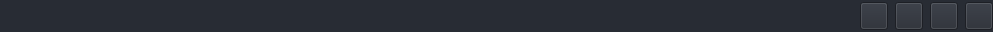
        <widget class="QFrame" name="frame_4">
         <property name="maximumSize">
          <size>
           <width>16777215</width>
           <height>32</height>
          </size>
         </property>
         <property name="styleSheet">
          <string notr="true">background-color: rgb(40, 44, 52);</string>
         </property>
         <property name="frameShape">
          <enum>QFrame::NoFrame</enum>
         </property>
         <property name="frameShadow">
          <enum>QFrame::Raised</enum>
         </property>
         <property name="lineWidth">
          <number>0</number>
         </property>
         <layout class="QHBoxLayout" name="horizontalLayout_3">
          <property name="spacing">
           <number>7</number>
          </property>
          <property name="leftMargin">
           <number>0</number>
          </property>
          <property name="topMargin">
           <number>0</number>
          </property>
          <property name="rightMargin">
           <number>0</number>
          </property>
          <property name="bottomMargin">
           <number>0</number>
          </property>
          <item>
           <widget class="QLabel" name="label_2">
            <property name="maximumSize">
             <size>
              <width>114</width>
              <height>20</height>
             </size>
            </property>
            <property name="lineWidth">
             <number>0</number>
            </property>
            <property name="text">
             <string/>
            </property>
            <property name="pixmap">
             <pixmap>../trainApp_oxin/images/images/whitew.png</pixmap>
            </property>
            <property name="scaledContents">
             <bool>true</bool>
            </property>
            <property name="margin">
             <number>-5</number>
            </property>
            <property name="indent">
             <number>-1</number>
            </property>
           </widget>
          </item>
          <item>
           <spacer name="horizontalSpacer">
            <property name="orientation">
             <enum>Qt::Horizontal</enum>
            </property>
            <property name="sizeHint" stdset="0">
             <size>
              <width>846</width>
              <height>20</height>
             </size>
            </property>
           </spacer>
          </item>
          <item>
           <layout class="QHBoxLayout" name="horizontalLayout_2">
            <item>
             <widget class="QPushButton" name="helpButton">
              <property name="minimumSize">
               <size>
                <width>28</width>
                <height>28</height>
               </size>
              </property>
              <property name="maximumSize">
               <size>
                <width>28</width>
                <height>28</height>
               </size>
              </property>
              <property name="cursor">
               <cursorShape>PointingHandCursor</cursorShape>
              </property>
              <property name="toolTip">
               <string>Help</string>
              </property>
              <property name="text">
               <string/>
              </property>
              <property name="icon">
               <iconset>
                <normaloff>UI/images/icons/icon_help.png</normaloff>UI/images/icons/icon_help.png</iconset>
              </property>
              <property name="iconSize">
               <size>
                <width>17</width>
                <height>17</height>
               </size>
              </property>
             </widget>
            </item>
            <item>
             <widget class="QPushButton" name="miniButton">
              <property name="minimumSize">
               <size>
                <width>28</width>
                <height>28</height>
               </size>
              </property>
              <property name="maximumSize">
               <size>
                <width>28</width>
                <height>28</height>
               </size>
              </property>
              <property name="cursor">
               <cursorShape>PointingHandCursor</cursorShape>
              </property>
              <property name="toolTip">
               <string>Minimize</string>
              </property>
              <property name="text">
               <string/>
              </property>
              <property name="icon">
               <iconset>
                <normaloff>images/icons/icon_minimize.png</normaloff>images/icons/icon_minimize.png</iconset>
              </property>
              <property name="iconSize">
               <size>
                <width>20</width>
                <height>20</height>
               </size>
              </property>
             </widget>
            </item>
            <item>
             <widget class="QPushButton" name="maxiButton">
              <property name="minimumSize">
               <size>
                <width>28</width>
                <height>28</height>
               </size>
              </property>
              <property name="maximumSize">
               <size>
                <width>28</width>
                <height>28</height>
               </size>
              </property>
              <property name="font">
               <font>
                <family>Segoe UI</family>
                <pointsize>10</pointsize>
                <weight>50</weight>
                <italic>false</italic>
                <bold>false</bold>
                <stylestrategy>PreferDefault</stylestrategy>
               </font>
              </property>
              <property name="cursor">
               <cursorShape>PointingHandCursor</cursorShape>
              </property>
              <property name="toolTip">
               <string>Maximize</string>
              </property>
              <property name="text">
               <string/>
              </property>
              <property name="icon">
               <iconset>
                <normaloff>images/icons/icon_maximize.png</normaloff>images/icons/icon_maximize.png</iconset>
              </property>
              <property name="iconSize">
               <size>
                <width>20</width>
                <height>20</height>
               </size>
              </property>
             </widget>
            </item>
            <item>
             <widget class="QPushButton" name="closeButton">
              <property name="minimumSize">
               <size>
                <width>28</width>
                <height>28</height>
               </size>
              </property>
              <property name="maximumSize">
               <size>
                <width>28</width>
                <height>28</height>
               </size>
              </property>
              <property name="cursor">
               <cursorShape>PointingHandCursor</cursorShape>
              </property>
              <property name="toolTip">
               <string>Close</string>
              </property>
              <property name="text">
               <string/>
              </property>
              <property name="icon">
               <iconset>
                <normaloff>images/icons/cil-x.png</normaloff>images/icons/cil-x.png</iconset>
              </property>
              <property name="iconSize">
               <size>
                <width>20</width>
                <height>20</height>
               </size>
              </property>
             </widget>
            </item>
           </layout>
          </item>
         </layout>
        </widget>
